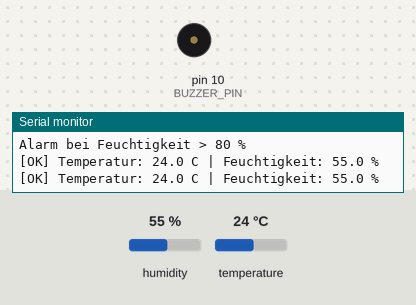
This sketch was run on a simulated Arduino Uno, built with avr-gcc and run on an emulated ATmega328P. Parts: buzzer (waves = sounding), the last lines printed to the serial monitor. The inputs (shaded band) are chosen by the test bench; at power-on: humidity 55 %, temperature 24 °C.

Above: at 4.8 s.
4.9 s: humidity set to 79 %
7.9 s: humidity set to 82 %
At 8.09 s:
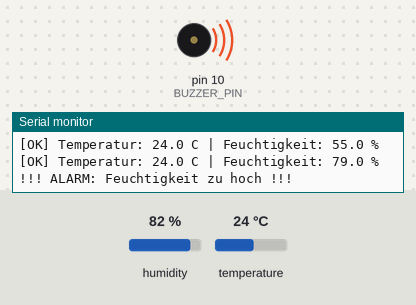
12.1 s: humidity set to 22 %
At 13.2 s:
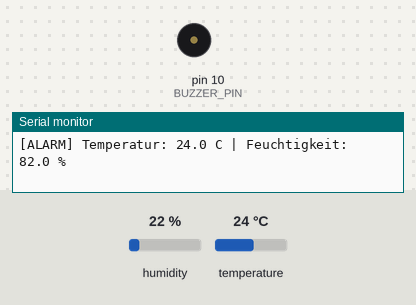
Timing chart, 0 to 15.1 s (numbered marks = the images above; inputs shaded):
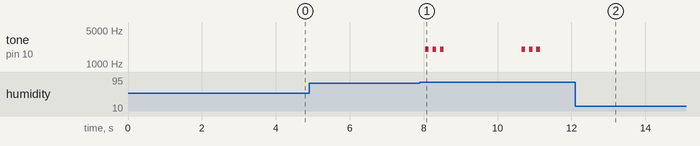

The sketch:

challenge4_alarm.ino
```cpp
// Challenge 4: Feuchtigkeitsalarm
// Buzzer ertönt bei Luftfeuchtigkeit >80%

#include <DHT.h>

// DHT22 an Pin 7
#define DHT_PIN 7
#define DHT_TYPE DHT22

// Buzzer an Pin 10
#define BUZZER_PIN 10

// Alarm-Schwelle
#define HUM_ALARM 80.0

DHT dht(DHT_PIN, DHT_TYPE);

bool alarmAktiv = false;

void setup() {
    Serial.begin(9600);
    dht.begin();

    // Buzzer Pin als Ausgang
    pinMode(BUZZER_PIN, OUTPUT);
    digitalWrite(BUZZER_PIN, LOW);

    Serial.println("DHT22 Feuchtigkeitsalarm");
    Serial.println("========================");
    Serial.print("Alarm bei Feuchtigkeit > ");
    Serial.print(HUM_ALARM, 0);
    Serial.println(" %");
    Serial.println();
}

// Alarm-Ton erzeugen (kurze Piepser)
void alarmTon() {
    // 3 kurze Piepser
    for (int i = 0; i < 3; i++) {
        tone(BUZZER_PIN, 2000, 100);  // 2kHz fuer 100ms
        delay(200);
    }
}

void loop() {
    // DHT22 braucht min. 2 Sekunden zwischen Messungen
    delay(2000);

    // Messwerte lesen
    float temp = dht.readTemperature();
    float hum = dht.readHumidity();

    // Pruefen ob Messung erfolgreich
    if (isnan(temp) || isnan(hum)) {
        Serial.println("Fehler beim Lesen des DHT22!");
        return;
    }

    // Alarm-Logik
    if (hum > HUM_ALARM) {
        if (!alarmAktiv) {
            Serial.println("!!! ALARM: Feuchtigkeit zu hoch !!!");
            alarmAktiv = true;
        }
        // Alarm-Ton abspielen
        alarmTon();
        Serial.print("[ALARM] ");
    } else {
        if (alarmAktiv) {
            Serial.println("--- Alarm beendet ---");
            alarmAktiv = false;
        }
        // Buzzer sicher aus
        noTone(BUZZER_PIN);
        Serial.print("[OK] ");
    }

    // Ausgabe
    Serial.print("Temperatur: ");
    Serial.print(temp, 1);
    Serial.print(" C | Feuchtigkeit: ");
    Serial.print(hum, 1);
    Serial.println(" %");
}
```

Measured:
- the behaviour switches between 80 and 81 % on humidity (found by bisection; images 0 and 1)
- after the input at 7.9 s, tone on pin 10 (BUZZER_PIN): plays 2000 Hz for 0.10 s, 2000 Hz for 0.10 s, 2000 Hz for 0.10 s, 2000 Hz for 0.10 s, 2000 Hz for 0.10 s, 2000 Hz for 0.10 s, starting after 0.15 s
- after the input at 12.1 s, tone on pin 10 (BUZZER_PIN): stops changing and stays silent
